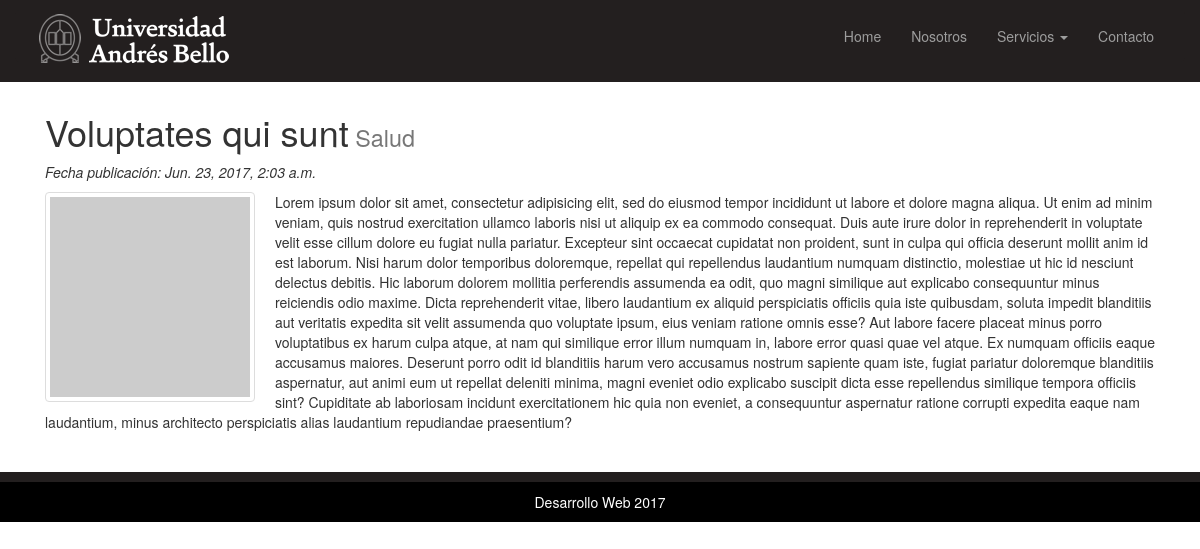
The page /noticia/edit/100 on the database its author committed.
### unab/models.py (models this page shows, shortened)
class Noticia(models.Model):
    name = models.CharField(max_length=20)
    contenido = models.TextField()
    category = models.ForeignKey(Category)
    sort_order = models.IntegerField()
    created = models.DateTimeField(auto_now_add=True)
    modified = models.DateTimeField(auto_now=True)

class Category(models.Model):
    name = models.CharField(max_length=144)
    sort_order = models.IntegerField()
    created = models.DateTimeField(auto_now_add=True)
    modified = models.DateTimeField(auto_now=True)

### unab/views.py (the view)
# urls.py: url(r'^edit/(?P<pk>\d+)$', views.noticia_update, name='noticia_edit'),
def noticia_update(request, pk) :
    data = {}
    data['object_list'] = Noticia.objects.filter(pk=pk)
    template_name = 'noticia/noticia_detalle.html'
    return render(request, template_name, data)

### templates/noticia/noticia_detalle.html (shortened to what this page needs)
{% extends 'index.html' %}
{% load thumbnail %}
{% block content %}
  <section>
    <div class="container">
      <div class="col-lg-12">
      {% for noticia in object_list|slice:":1" %}
        <h1>{{noticia.name}}<small> {{noticia.category.name}}</small></h1>
        <p><em>Fecha publicación: {{noticia.created}}</em></p>
        <img src="http://placehold.it/200x200" alt="" class="img-responsive img-thumbnail pull-left img-margin-right">
        <p>{{noticia.contenido}}</p>
        {% endfor %}
      </div>
    </div>
  </section>
  {% endblock %}

### static/css/style.css (style rules this page uses)
.img-margin-right { margin-right: 20px; }

### rows shown on the page
Noticia: name "Voluptates qui sunt", category.name "Salud", created "Jun. 23, 2017, 2:03 a.m.", contenido "Lorem ipsum dolor sit amet, consectetur adipisicing elit, sed do eiusmod tempor incididunt ut labore et dolore magna aliqua. Ut enim ad minim veniam, quis nostrud exercitation ullamco laboris nisi ut aliquip ex ea commodo consequat. Duis aute irure dolor in reprehenderit in voluptate velit esse cillum dolore eu fugiat nulla pariatur. Excepteur sint occaecat cupidatat non proident, sunt in culpa qui officia deserunt mollit anim id est laborum. Nisi harum dolor temporibus doloremque, repellat qui repellendus laudantium numquam distinctio, molestiae ut hic id nesciunt delectus debitis. Hic laborum dolorem mollitia perferendis assumenda ea odit, quo magni similique aut explicabo consequuntur…"
